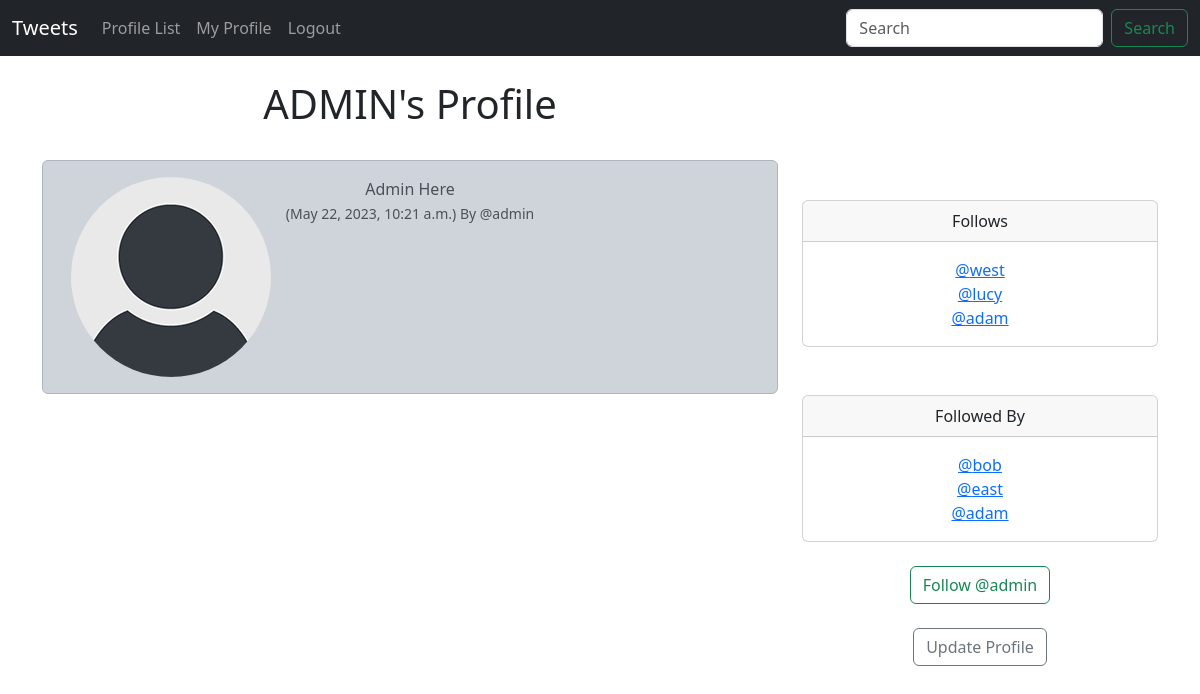
Page /profile/1 (signed in) on the earlier database version.
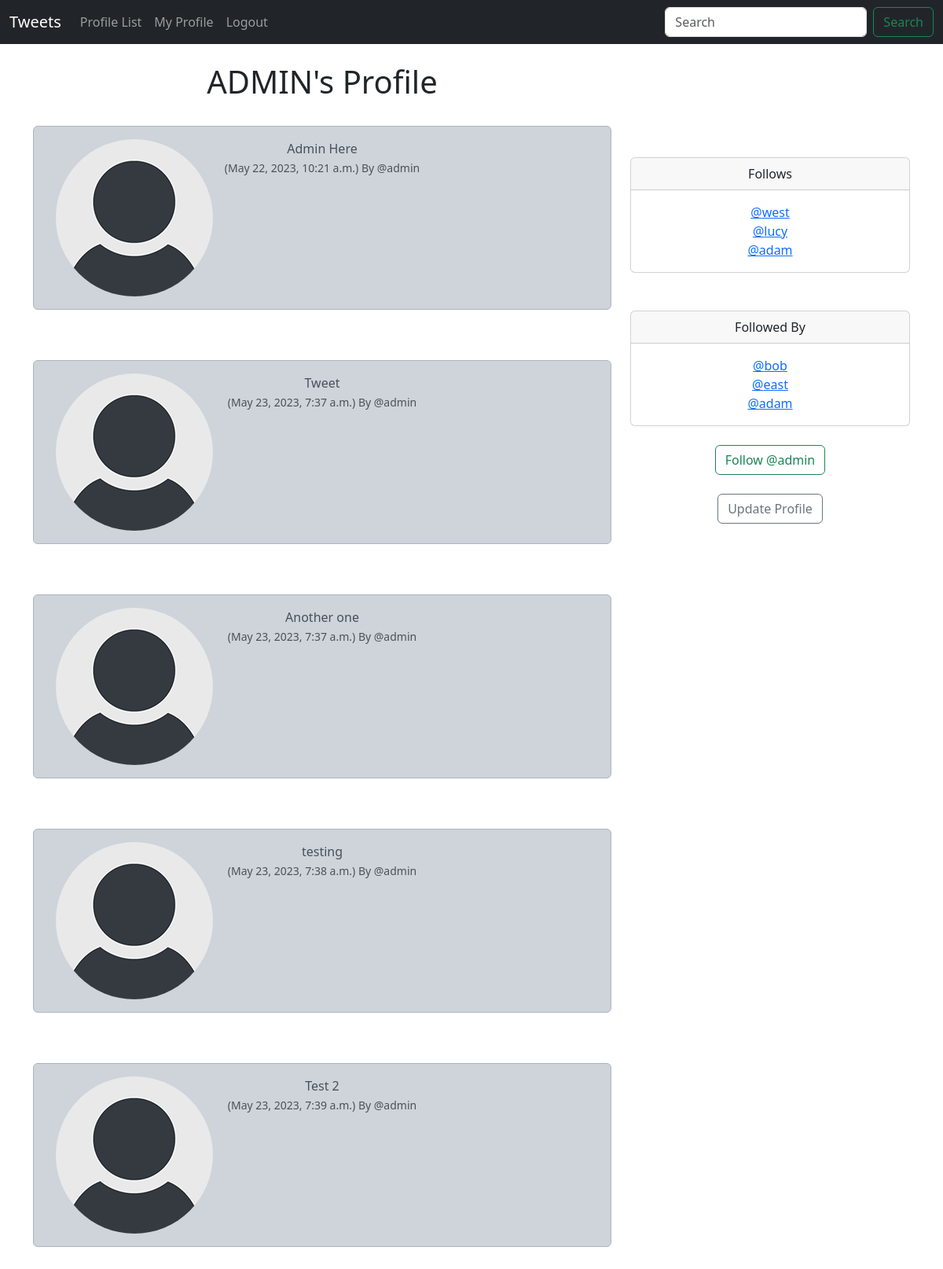
Same page on the later database version.
### tweet/models.py (models this page shows, shortened)
class Profile(models.Model):
    user = models.OneToOneField(User, on_delete=models.CASCADE)
    follows = models.ManyToManyField(
        "self",
        related_name="followed_by",
        symmetrical=False,
        blank=True
    )
    date_modified = models.DateTimeField(User, auto_now=True)
    profile_image = models.ImageField(null=True, blank=True, upload_to='images/')
    def __str__(self):
        return self.user.username

class Tweet(models.Model):
    user = models.ForeignKey(User, related_name='tweets', on_delete=models.DO_NOTHING)
    body = models.CharField(max_length=200)
    created_at = models.DateTimeField(auto_now_add=True)

### tweet/views.py (the view, shortened to what this page needs)
# urls.py: path('profile/<int:pk>', views.profile, name='profile'),
def profile(request, pk):
    if request.user.is_authenticated:
        profiles = Profile.objects.get(user__id=pk)
        tweets = Tweet.objects.filter(user__id=pk)
        return render(request, 'tweet/profile.html', {'profiles': profiles, 'tweets': tweets})
    else:
        messages.warning(request, "You must be logged in to continue...")
        return redirect('login')

### templates/tweet/profile.html (shortened to what this page needs)
{% extends 'base.html' %}
{% load static %}
{% block content %}
{% if profiles %}
    <div class="container text-center">
        <div class="row">
            <div class="col-8">
                <h1>{{profiles.user.username|upper}}'s Profile</h1>
                <br>
                {% if tweets %}
                {% for tweet in tweets %}
                    <div class="alert alert-dark" role="alert">
                        <div class="container">
                            <div class="row">
                                <div class="col-1">
                                    {% if profiles.profile_image %}
                                        <img src="{{profiles.profile_image.url}}" alt="{{profiles.user.username}}" width="50" height="50" class="rounded-circle">
                                    {% else %}
                                        <img src="{% static 'images/default_profile_pic.png' %}" class="rounded-circle" alt="{{profiles.user.username}}">
                                    {% endif %}
                                </div>
                                <div class="col-10">
                                    {{tweet.body}}<br>
                                    <small class="text-muted">
                                        ({{tweet.created_at}}) By
                                        @{{tweet.user.username}}
                                    </small>
                                </div>
                            </div>
                        </div>
                    </div>
                    <br><br>
                {% endfor %}
                {% endif %}
            </div>
            <div class="col-4">
                <br><br><br>
                <br><br>
                <div class="card">
                    <div class="card-header">
                        Follows
                    </div>
                    <div class="card-body">
                      <p class="card-text">
                        {% for profile in profiles.follows.all %}
                            <a href="{% url 'profile' profile.user.id %}">@{{profile}}</a>
                            <br>
                        {% endfor %}
                      </p>
                    </div>
                </div>
                <br><br>
                <div class="card">
                    <div class="card-header">
                        Followed By
                    </div>
                    <div class="card-body">
                      <p class="card-text">
                        {% for profile in profiles.followed_by.all %}
                            <a href="{% url 'profile' profile.user.id %}">@{{profile}}</a>
                            <br>
                        {% endfor %}
                      </p>
                    </div>
                </div>
                <br>
                <form method="post">
                    {% if profiles in request.user.profile.follows.all %}
                        <button class="btn btn-outline-danger" name="follow" value="unfollow" type="submit">Unfollow @{{profiles.user.username}}</button>
                    {% else %}
                        <button class="btn btn-outline-success" name="follow" value="follow" type="submit">Follow @{{profiles.user.username}}</button>
                    {% endif %}
                </form>
                <br>
                {% if request.user.id == profiles.user.id %}
                <a href="{% url 'update_user' request.user.id %}" class="btn btn-outline-secondary">Update Profile</a>
                {% endif %}
            </div>
        </div>
    </div>
{% endif %}
{% endblock content %}

### templates/base.html (shortened to what this page needs)
<!doctype html>
<html lang="en">
  <head>
    <link href="https://cdn.jsdelivr.net/npm/bootstrap@5.3.0-alpha3/dist/css/bootstrap.min.css" rel="stylesheet"
>
  </head>
  <body>
    {% include 'includes/navbar.html' %}
    <br>
    {% block content %}
    {% endblock content %}
  </body>
</html>

### templates/includes/navbar.html (shortened to what this page needs)
<nav class="navbar navbar-expand-lg bg-dark navbar-dark">
    <div class="container-fluid">
      <a class="navbar-brand" href="{% url 'home' %}">Tweets</a>
      <div class="collapse navbar-collapse" id="navbarSupportedContent">
        <ul class="navbar-nav me-auto mb-2 mb-lg-0">
          <li class="nav-item">
            <a class="nav-link" href="{% url 'profile_list' %}">Profile List</a>
          </li>
          {% if request.user.is_authenticated %}
          <li class="nav-item">
            <a class="nav-link" href="{% url 'profile' request.user.id %}">My Profile</a>
          </li>
          <li class="nav-item">
            <a class="nav-link" href="{% url 'logout' %}">Logout</a>
          </li>
          {% endif %}
        </ul>
        <form class="d-flex" role="search">
          <input class="form-control me-2" type="search" placeholder="Search" aria-label="Search">
          <button class="btn btn-outline-success" type="submit">Search</button>
        </form>
      </div>
    </div>
  </nav>

Differences in the rows shown:
added Tweet: body "Tweet", created_at "May 23, 2023, 7:37 a.m.", user.username "admin"
added Tweet: body "Another one", created_at "May 23, 2023, 7:37 a.m.", user.username "admin"
added Tweet: body "testing", created_at "May 23, 2023, 7:38 a.m.", user.username "admin"
added Tweet: body "Test 2", created_at "May 23, 2023, 7:39 a.m.", user.username "admin"
